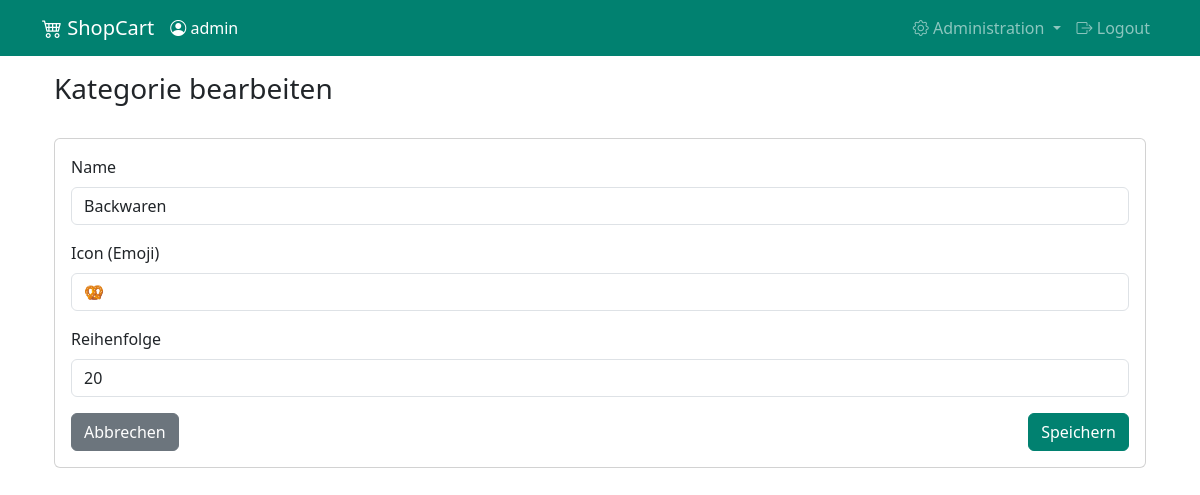
/admin/category/2/edit (signed in), run on the app's committed database.
### app/models.py (models this page shows, shortened)
class User(UserMixin, db.Model):
    id = db.Column(db.Integer, primary_key=True)
    username = db.Column(db.String(80), unique=True, nullable=False)
    password_hash = db.Column(db.String(128))
    is_admin = db.Column(db.Boolean, default=False)
    registered_at = db.Column(db.DateTime, default=datetime.now(timezone.utc))
    last_login = db.Column(db.DateTime)
    shopping_lists = db.relationship('ShoppingList', backref='user', lazy=True)

class Category(db.Model):
    id = db.Column(db.Integer, primary_key=True)
    name = db.Column(db.String(50), unique=True, nullable=False)
    icon = db.Column(db.String(5), nullable=True)
    sort_order = db.Column(db.Integer, default=999)
    articles = db.relationship('Article', backref='category', lazy=True)

### app/main/routes.py (the view, shortened to what this page needs)
@bp.route('/admin/category/<int:id>/edit', methods=['GET', 'POST'])
@login_required
@admin_required
def category_edit(id):
    category = Category.query.get_or_404(id)
    form = CategoryForm(obj=category)
    return render_template('main/category_form.html',
                         title='Kategorie bearbeiten',
                         form=form)

### app/main/forms.py
class CategoryForm(FlaskForm):
    name = StringField('Name', validators=[
        DataRequired(),
        Length(min=2, max=50, message="Name muss zwischen 2 und 50 Zeichen lang sein")
    ])
    icon = StringField('Icon (Emoji)', validators=[
        DataRequired(),
        Length(max=5, message="Bitte nur ein Emoji verwenden")
    ])
    sort_order = IntegerField('Reihenfolge', validators=[
        DataRequired(),
        NumberRange(min=1, message="Bitte eine positive Zahl eingeben")
    ])
    submit = SubmitField('Kategorie speichern')

### app/__init__.py (called while the page is built)
def create_app(config_class=Config):
    app = Flask(__name__, static_folder='../static')
    app.config.from_object(config_class)
    db.init_app(app)
    login_manager.init_app(app)
    from app.auth import bp as auth_bp
    app.register_blueprint(auth_bp, url_prefix='/auth')
    from app.main import bp as main_bp
    app.register_blueprint(main_bp)
    @login_manager.user_loader
    def load_user(id):
        from app.models import User
        return User.query.get(int(id))
    return app

### app/main/routes.py (called while the page is built)
@bp.after_request
def add_header(response):
    if '/admin/' in request.path:
        response.headers['Cache-Control'] = 'no-store, no-cache, must-revalidate, post-check=0, pre-check=0, max-age=0'
        response.headers['Pragma'] = 'no-cache'
        response.headers['Expires'] = '-1'
    return response

### app/utils.py (called while the page is built)
def admin_required(f):
    @wraps(f)
    def decorated_function(*args, **kwargs):
        if not current_user.is_authenticated or not current_user.is_admin:
            flash('Diese Seite ist nur für Administratoren zugänglich.', 'danger')
            return redirect(url_for('main.index'))
        return f(*args, **kwargs)
    return decorated_function

### app/templates/main/category_form.html (shortened to what this page needs)
{% extends "base.html" %} {% block content %}
<div class="container">
  <div class="d-flex justify-content-between align-items-center mb-4">
    <h1 class="h3">{{ title }}</h1>
  </div>
  <div class="card">
    <div class="card-body">
      <form
        method="POST"
        onsubmit="sessionStorage.setItem('formSubmitted', 'true');"
      >
        <div class="mb-3">
          {{ form.name.label(class="form-label") }} {{
          form.name(class="form-control") }}
        </div>
        <div class="mb-3">
          {{ form.icon.label(class="form-label") }} {{
          form.icon(class="form-control") }}
        </div>
        <div class="mb-3">
          {{ form.sort_order.label(class="form-label") }} {{
          form.sort_order(class="form-control") }}
        </div>
        <div class="d-flex justify-content-between">
          <a
            href="{{ url_for('main.category_list') }}"
            class="btn btn-secondary"
            >Abbrechen</a
          >
          <button type="submit" class="btn btn-primary">Speichern</button>
        </div>
      </form>
    </div>
  </div>
</div>
{% endblock %}

### app/templates/base.html (shortened to what this page needs)
<!DOCTYPE html>
<html lang="de">
  <head>
    <link
      href="https://cdn.jsdelivr.net/npm/bootstrap@5.3.2/dist/css/bootstrap.min.css"
      rel="stylesheet"
    />
    <link
      rel="stylesheet"
      href="https://cdn.jsdelivr.net/npm/bootstrap-icons@1.11.1/font/bootstrap-icons.css"
    />
  </head>
  <body>
    <nav class="navbar navbar-expand-lg navbar-dark bg-primary mb-3">
      <div class="container">
        <div class="d-flex align-items-center">
          <a class="navbar-brand me-3" href="{{ url_for('main.index') }}">
            <i class="bi bi-cart4"></i> ShopCart
          </a>
          {% if current_user.is_authenticated %}
          <span class="navbar-text text-white">
            <i class="bi bi-person-circle"></i> {{ current_user.username }}
          </span>
          {% endif %}
        </div>
        <div class="collapse navbar-collapse" id="navbarNav">
          <ul class="navbar-nav ms-auto">
            {% if current_user.is_authenticated %} {% if current_user.is_admin
            %}
            <li class="nav-item dropdown">
              <a
                class="nav-link dropdown-toggle"
                href="#"
                id="adminDropdown"
                role="button"
                data-bs-toggle="dropdown"
                aria-expanded="false"
              >
                <i class="bi bi-gear"></i> Administration
              </a>
            </li>
            {% endif %}
            <li class="nav-item">
              <a class="nav-link" href="{{ url_for('auth.logout') }}">
                <i class="bi bi-box-arrow-right"></i> Logout
              </a>
            </li>
            {% endif %}
          </ul>
        </div>
      </div>
    </nav>
    <div class="container mb-4">{% block content %}{% endblock %}</div>
  </body>
</html>

### app/templates/base.html (style rules this page uses)
.navbar { background-color: #018170 !important; }
.btn-primary { background-color: #018170 !important; border-color: #018170 !important; }

### data on the page
User: username "admin"
Category: name "Backwaren", icon "🥨", sort_order "20"

### other printed values
{{ title }} "Kategorie bearbeiten"
